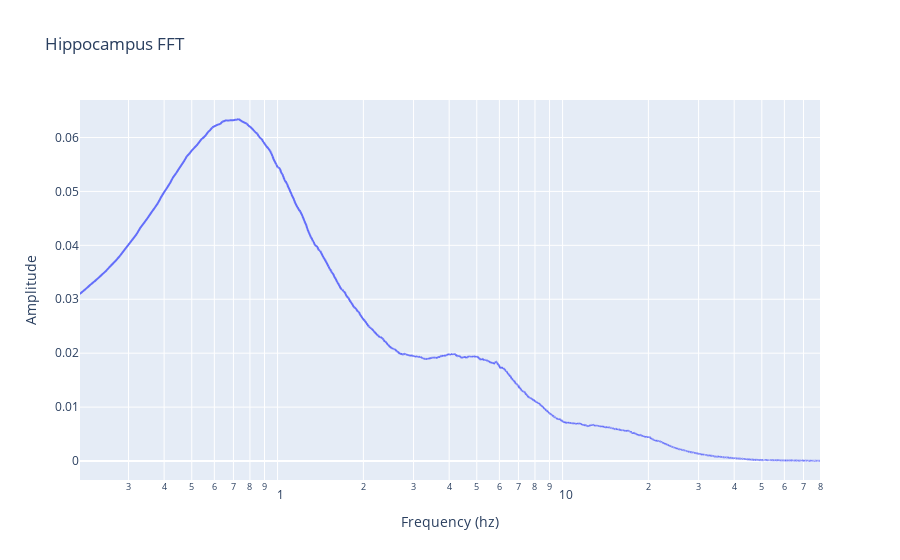

This figure's notebook cell:
### Code cell
plotInteractiveFFT(f, welchpow)

### Figure 1 — Plotly figure (JSON) as saved in the notebook; plotly's stock layout.template omitted (floating-point values rounded to 4 significant figures; data arrays with more than 128 entries replaced by an {"elided": "..."} marker saying what was removed)
{"data": [{"hovertemplate": "Frequency (hz)=%{x}<br>Amplitude=%{y}<extra></extra>", "legendgroup": "", "line": {"color": "#636efa", "dash": "solid"}, "marker": {"symbol": "circle"}, "mode": "lines", "name": "", "showlegend": false, "type": "scattergl", "x": {"elided": "10001 float values"}, "xaxis": "x", "y": {"elided": "10001 float values"}, "yaxis": "y"}], "layout": {"legend": {"tracegroupgap": 0}, "title": {"text": "Hippocampus FFT"}, "xaxis": {"anchor": "y", "domain": [0, 1], "range": [-0.6931, 1.903], "title": {"text": "Frequency (hz)"}, "type": "log"}, "yaxis": {"anchor": "x", "domain": [0, 1], "title": {"text": "Amplitude"}}}}
